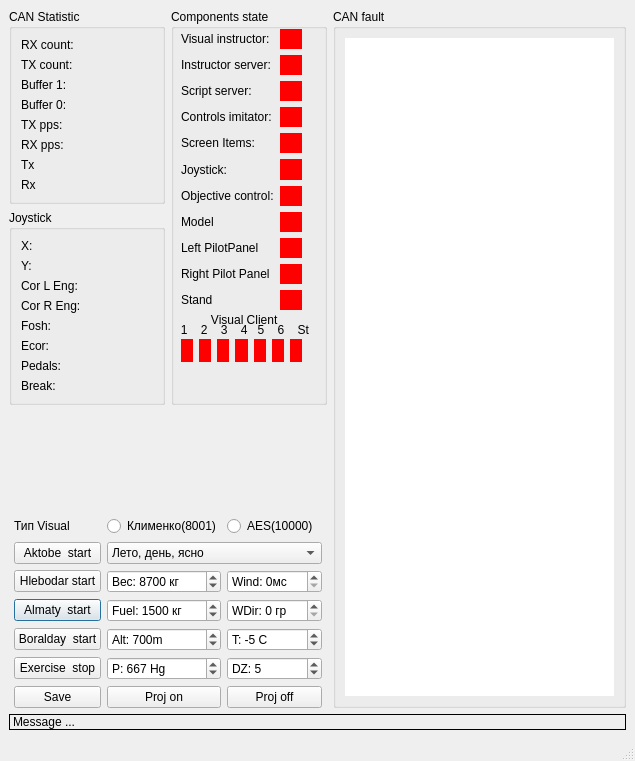
<?xml version="1.0" encoding="UTF-8"?>
<ui version="4.0">
 <class>Helicopter_MainWindow</class>
 <widget class="QMainWindow" name="Helicopter_MainWindow">
  <property name="geometry">
   <rect>
    <x>0</x>
    <y>0</y>
    <width>635</width>
    <height>761</height>
   </rect>
  </property>
  <property name="windowTitle">
   <string>MainWindow</string>
  </property>
  <widget class="QWidget" name="centralwidget">
   <layout class="QGridLayout" name="gridLayout_5">
    <item row="0" column="0">
     <layout class="QGridLayout" name="gridLayout_4">
      <item row="0" column="0">
       <layout class="QHBoxLayout" name="horizontalLayout">
        <property name="leftMargin">
         <number>0</number>
        </property>
        <item>
         <layout class="QGridLayout" name="gridLayout_2">
          <item row="0" column="0">
           <widget class="QGroupBox" name="NetStatGroupBox">
            <property name="title">
             <string>CAN Statistic</string>
            </property>
            <layout class="QVBoxLayout" name="verticalLayout">
             <property name="leftMargin">
              <number>9</number>
             </property>
             <item>
              <widget class="QLabel" name="label_RXcnt">
               <property name="text">
                <string>RX count:</string>
               </property>
              </widget>
             </item>
             <item>
              <widget class="QLabel" name="label_TXcnt">
               <property name="sizePolicy">
                <sizepolicy hsizetype="Preferred" vsizetype="Minimum">
                 <horstretch>0</horstretch>
                 <verstretch>0</verstretch>
                </sizepolicy>
               </property>
               <property name="text">
                <string>TX count:</string>
               </property>
               <property name="scaledContents">
                <bool>false</bool>
               </property>
               <property name="wordWrap">
                <bool>false</bool>
               </property>
              </widget>
             </item>
             <item>
              <widget class="QLabel" name="label_CANbuffer_1">
               <property name="text">
                <string>Buffer 1:</string>
               </property>
              </widget>
             </item>
             <item>
              <widget class="QLabel" name="label_CANbuffer_0">
               <property name="text">
                <string>Buffer 0:</string>
               </property>
              </widget>
             </item>
             <item>
              <widget class="QLabel" name="label_TXpps">
               <property name="text">
                <string>TX pps:</string>
               </property>
              </widget>
             </item>
             <item>
              <widget class="QLabel" name="label_RXpps">
               <property name="text">
                <string>RX pps:</string>
               </property>
              </widget>
             </item>
             <item>
              <widget class="QLabel" name="lblTx">
               <property name="text">
                <string>Tx</string>
               </property>
              </widget>
             </item>
             <item>
              <widget class="QLabel" name="lblRx">
               <property name="text">
                <string>Rx</string>
               </property>
              </widget>
             </item>
            </layout>
           </widget>
          </item>
          <item row="1" column="0">
           <widget class="QGroupBox" name="JoystickGroupBox">
            <property name="title">
             <string>Joystick</string>
            </property>
            <layout class="QVBoxLayout" name="verticalLayout_3">
             <item>
              <widget class="QLabel" name="labelX">
               <property name="text">
                <string>X:</string>
               </property>
              </widget>
             </item>
             <item>
              <widget class="QLabel" name="labelY">
               <property name="text">
                <string>Y:</string>
               </property>
              </widget>
             </item>
             <item>
              <widget class="QLabel" name="labelCorLEng">
               <property name="text">
                <string>Cor L Eng:</string>
               </property>
              </widget>
             </item>
             <item>
              <widget class="QLabel" name="labelCorREng">
               <property name="text">
                <string>Cor R Eng:</string>
               </property>
              </widget>
             </item>
             <item>
              <widget class="QLabel" name="labelFosh">
               <property name="text">
                <string>Fosh:</string>
               </property>
              </widget>
             </item>
             <item>
              <widget class="QLabel" name="labelEcor">
               <property name="text">
                <string>Ecor:</string>
               </property>
              </widget>
             </item>
             <item>
              <widget class="QLabel" name="labelXp">
               <property name="text">
                <string>Pedals:</string>
               </property>
              </widget>
             </item>
             <item>
              <widget class="QLabel" name="labelBreak">
               <property name="text">
                <string>Break:</string>
               </property>
              </widget>
             </item>
            </layout>
           </widget>
          </item>
          <item row="2" column="0">
           <spacer name="verticalSpacer">
            <property name="orientation">
             <enum>Qt::Vertical</enum>
            </property>
            <property name="sizeHint" stdset="0">
             <size>
              <width>20</width>
              <height>40</height>
             </size>
            </property>
           </spacer>
          </item>
          <item row="3" column="0" colspan="2">
           <layout class="QGridLayout" name="gridLayout">
            <property name="leftMargin">
             <number>5</number>
            </property>
            <property name="rightMargin">
             <number>5</number>
            </property>
            <item row="2" column="1">
             <widget class="QSpinBox" name="Weight">
              <property name="toolTip">
               <string>Взлетный вес вертолета</string>
              </property>
              <property name="suffix">
               <string> кг</string>
              </property>
              <property name="prefix">
               <string>Вес: </string>
              </property>
              <property name="minimum">
               <number>7100</number>
              </property>
              <property name="maximum">
               <number>13500</number>
              </property>
              <property name="singleStep">
               <number>100</number>
              </property>
              <property name="value">
               <number>8700</number>
              </property>
             </widget>
            </item>
            <item row="3" column="2">
             <widget class="QSpinBox" name="WindDir">
              <property name="toolTip">
               <string>Направление ветра в градусах</string>
              </property>
              <property name="suffix">
               <string> гр</string>
              </property>
              <property name="prefix">
               <string>WDir: </string>
              </property>
              <property name="maximum">
               <number>359</number>
              </property>
              <property name="singleStep">
               <number>30</number>
              </property>
             </widget>
            </item>
            <item row="4" column="1">
             <widget class="QSpinBox" name="Alt">
              <property name="toolTip">
               <string>Высота над уровнем моря</string>
              </property>
              <property name="suffix">
               <string>m</string>
              </property>
              <property name="prefix">
               <string>Alt: </string>
              </property>
              <property name="maximum">
               <number>6000</number>
              </property>
              <property name="singleStep">
               <number>100</number>
              </property>
              <property name="value">
               <number>700</number>
              </property>
             </widget>
            </item>
            <item row="0" column="1">
             <widget class="QRadioButton" name="rb8001">
              <property name="text">
               <string>Клименко(8001)</string>
              </property>
             </widget>
            </item>
            <item row="4" column="2">
             <widget class="QSpinBox" name="Temp">
              <property name="toolTip">
               <string>Температура</string>
              </property>
              <property name="suffix">
               <string> C</string>
              </property>
              <property name="prefix">
               <string>T: </string>
              </property>
              <property name="minimum">
               <number>-50</number>
              </property>
              <property name="maximum">
               <number>50</number>
              </property>
              <property name="value">
               <number>-5</number>
              </property>
             </widget>
            </item>
            <item row="2" column="0">
             <widget class="QPushButton" name="ExStartButton_4">
              <property name="text">
               <string>Hlebodar start</string>
              </property>
             </widget>
            </item>
            <item row="7" column="1">
             <widget class="QPushButton" name="Projector_ON">
              <property name="text">
               <string>Proj on</string>
              </property>
             </widget>
            </item>
            <item row="5" column="2">
             <widget class="QSpinBox" name="DZ">
              <property name="toolTip">
               <string>Мертвая зона на ручке</string>
              </property>
              <property name="statusTip">
               <string/>
              </property>
              <property name="prefix">
               <string>DZ: </string>
              </property>
              <property name="maximum">
               <number>10</number>
              </property>
              <property name="value">
               <number>5</number>
              </property>
             </widget>
            </item>
            <item row="5" column="1">
             <widget class="QSpinBox" name="Press">
              <property name="toolTip">
               <string>Давление</string>
              </property>
              <property name="suffix">
               <string> Hg</string>
              </property>
              <property name="prefix">
               <string>P: </string>
              </property>
              <property name="minimum">
               <number>300</number>
              </property>
              <property name="maximum">
               <number>790</number>
              </property>
              <property name="singleStep">
               <number>5</number>
              </property>
              <property name="value">
               <number>667</number>
              </property>
             </widget>
            </item>
            <item row="3" column="1">
             <widget class="QSpinBox" name="Fuel">
              <property name="toolTip">
               <string>Заправка топливом</string>
              </property>
              <property name="suffix">
               <string> кг</string>
              </property>
              <property name="prefix">
               <string>Fuel: </string>
              </property>
              <property name="minimum">
               <number>270</number>
              </property>
              <property name="maximum">
               <number>3600</number>
              </property>
              <property name="singleStep">
               <number>100</number>
              </property>
              <property name="value">
               <number>1500</number>
              </property>
             </widget>
            </item>
            <item row="0" column="2">
             <widget class="QRadioButton" name="rb10000">
              <property name="text">
               <string>AES(10000)</string>
              </property>
             </widget>
            </item>
            <item row="5" column="0">
             <widget class="QPushButton" name="ExStopButton">
              <property name="text">
               <string>Exercise  stop</string>
              </property>
             </widget>
            </item>
            <item row="7" column="0">
             <widget class="QPushButton" name="Save">
              <property name="text">
               <string>Save</string>
              </property>
              <property name="checkable">
               <bool>true</bool>
              </property>
             </widget>
            </item>
            <item row="1" column="1" colspan="2">
             <widget class="QComboBox" name="weather">
              <item>
               <property name="text">
                <string>Лето, день, ясно</string>
               </property>
              </item>
              <item>
               <property name="text">
                <string>Лето, день, облачно 5</string>
               </property>
              </item>
              <item>
               <property name="text">
                <string>Лето, ночь, ясно</string>
               </property>
              </item>
              <item>
               <property name="text">
                <string>Зима, день, облачность 10</string>
               </property>
              </item>
             </widget>
            </item>
            <item row="3" column="0">
             <widget class="QPushButton" name="ExStartButton_2">
              <property name="text">
               <string>Almaty  start</string>
              </property>
              <property name="default">
               <bool>true</bool>
              </property>
             </widget>
            </item>
            <item row="1" column="0">
             <widget class="QPushButton" name="ExStartButton_1">
              <property name="text">
               <string>Aktobe  start</string>
              </property>
             </widget>
            </item>
            <item row="7" column="2">
             <widget class="QPushButton" name="Projector_OFF">
              <property name="text">
               <string>Proj off</string>
              </property>
             </widget>
            </item>
            <item row="2" column="2">
             <widget class="QSpinBox" name="Wind">
              <property name="toolTip">
               <string>Скорость ветра</string>
              </property>
              <property name="suffix">
               <string>мс</string>
              </property>
              <property name="prefix">
               <string>Wind: </string>
              </property>
              <property name="maximum">
               <number>20</number>
              </property>
             </widget>
            </item>
            <item row="0" column="0">
             <widget class="QLabel" name="label">
              <property name="text">
               <string>Тип Visual</string>
              </property>
             </widget>
            </item>
            <item row="4" column="0">
             <widget class="QPushButton" name="ExStartButton_3">
              <property name="text">
               <string>Boralday  start</string>
              </property>
              <property name="autoDefault">
               <bool>true</bool>
              </property>
              <property name="default">
               <bool>false</bool>
              </property>
             </widget>
            </item>
           </layout>
          </item>
          <item row="0" column="2" rowspan="4">
           <widget class="QGroupBox" name="horizontalGroupBox_2">
            <property name="title">
             <string>CAN fault</string>
            </property>
            <layout class="QHBoxLayout" name="horizontalLayout_2">
             <item>
              <widget class="QListWidget" name="lst_Fault">
               <property name="enabled">
                <bool>true</bool>
               </property>
               <property name="frameShape">
                <enum>QFrame::NoFrame</enum>
               </property>
               <property name="lineWidth">
                <number>1</number>
               </property>
               <property name="modelColumn">
                <number>0</number>
               </property>
              </widget>
             </item>
            </layout>
           </widget>
          </item>
          <item row="0" column="1" rowspan="2">
           <widget class="QGroupBox" name="ComponentsGroupBox">
            <property name="sizePolicy">
             <sizepolicy hsizetype="Preferred" vsizetype="Preferred">
              <horstretch>0</horstretch>
              <verstretch>0</verstretch>
             </sizepolicy>
            </property>
            <property name="minimumSize">
             <size>
              <width>139</width>
              <height>0</height>
             </size>
            </property>
            <property name="title">
             <string>Components state</string>
            </property>
            <widget class="QWidget" name="layoutWidget">
             <property name="geometry">
              <rect>
               <x>10</x>
               <y>20</y>
               <width>121</width>
               <height>281</height>
              </rect>
             </property>
             <layout class="QGridLayout" name="gridLayout_3">
              <item row="4" column="1">
               <widget class="QLabel" name="lblScreenItemsStatus">
                <property name="font">
                 <font>
                  <pointsize>10</pointsize>
                 </font>
                </property>
                <property name="styleSheet">
                 <string notr="true">background-color: red</string>
                </property>
                <property name="text">
                 <string/>
                </property>
               </widget>
              </item>
              <item row="2" column="0">
               <widget class="QLabel" name="lblScriptServer">
                <property name="text">
                 <string>Script server:</string>
                </property>
               </widget>
              </item>
              <item row="6" column="0">
               <widget class="QLabel" name="lblObjControl">
                <property name="text">
                 <string>Objective control:</string>
                </property>
               </widget>
              </item>
              <item row="1" column="0">
               <widget class="QLabel" name="lblInstructor">
                <property name="text">
                 <string>Instructor server:</string>
                </property>
               </widget>
              </item>
              <item row="10" column="0">
               <widget class="QLabel" name="label_2">
                <property name="text">
                 <string>Stand</string>
                </property>
               </widget>
              </item>
              <item row="4" column="0">
               <widget class="QLabel" name="lblScreenItems">
                <property name="text">
                 <string>Screen Items:</string>
                </property>
               </widget>
              </item>
              <item row="3" column="1">
               <widget class="QLabel" name="lblOUStatus">
                <property name="font">
                 <font>
                  <pointsize>10</pointsize>
                 </font>
                </property>
                <property name="styleSheet">
                 <string notr="true">background-color: red</string>
                </property>
                <property name="text">
                 <string/>
                </property>
               </widget>
              </item>
              <item row="1" column="1">
               <widget class="QLabel" name="lblInstructorStatus">
                <property name="font">
                 <font>
                  <pointsize>10</pointsize>
                 </font>
                </property>
                <property name="styleSheet">
                 <string notr="true">background-color: red</string>
                </property>
                <property name="text">
                 <string/>
                </property>
               </widget>
              </item>
              <item row="5" column="0">
               <widget class="QLabel" name="lblJoystick">
                <property name="text">
                 <string>Joystick:</string>
                </property>
               </widget>
              </item>
              <item row="0" column="1">
               <widget class="QLabel" name="lblImagerStatus">
                <property name="font">
                 <font>
                  <pointsize>10</pointsize>
                 </font>
                </property>
                <property name="styleSheet">
                 <string notr="true">background-color: red</string>
                </property>
                <property name="text">
                 <string/>
                </property>
               </widget>
              </item>
              <item row="8" column="1">
               <widget class="QLabel" name="lblLPPStatus">
                <property name="font">
                 <font>
                  <pointsize>10</pointsize>
                 </font>
                </property>
                <property name="styleSheet">
                 <string notr="true">background-color: red</string>
                </property>
                <property name="text">
                 <string/>
                </property>
               </widget>
              </item>
              <item row="10" column="1">
               <widget class="QLabel" name="lblStand">
                <property name="styleSheet">
                 <string notr="true">background-color: red</string>
                </property>
                <property name="text">
                 <string/>
                </property>
               </widget>
              </item>
              <item row="9" column="1">
               <widget class="QLabel" name="lblRPPStatus">
                <property name="font">
                 <font>
                  <pointsize>10</pointsize>
                 </font>
                </property>
                <property name="styleSheet">
                 <string notr="true">background-color: red</string>
                </property>
                <property name="text">
                 <string/>
                </property>
               </widget>
              </item>
              <item row="7" column="1">
               <widget class="QLabel" name="lblModelStatus">
                <property name="font">
                 <font>
                  <pointsize>10</pointsize>
                 </font>
                </property>
                <property name="styleSheet">
                 <string notr="true">background-color: red</string>
                </property>
                <property name="text">
                 <string/>
                </property>
               </widget>
              </item>
              <item row="2" column="1">
               <widget class="QLabel" name="lblScriptServerStatus">
                <property name="font">
                 <font>
                  <pointsize>10</pointsize>
                 </font>
                </property>
                <property name="styleSheet">
                 <string notr="true">background-color: red</string>
                </property>
                <property name="text">
                 <string/>
                </property>
               </widget>
              </item>
              <item row="5" column="1">
               <widget class="QLabel" name="lblJoystickStatus">
                <property name="font">
                 <font>
                  <pointsize>10</pointsize>
                 </font>
                </property>
                <property name="styleSheet">
                 <string notr="true">background-color: red</string>
                </property>
                <property name="text">
                 <string/>
                </property>
               </widget>
              </item>
              <item row="0" column="0">
               <widget class="QLabel" name="lblImager">
                <property name="text">
                 <string>Visual instructor:</string>
                </property>
               </widget>
              </item>
              <item row="8" column="0">
               <widget class="QLabel" name="lblLPP">
                <property name="text">
                 <string>Left PilotPanel</string>
                </property>
               </widget>
              </item>
              <item row="3" column="0">
               <widget class="QLabel" name="lblOU">
                <property name="text">
                 <string>Controls imitator:</string>
                </property>
               </widget>
              </item>
              <item row="9" column="0">
               <widget class="QLabel" name="lblRPP">
                <property name="sizePolicy">
                 <sizepolicy hsizetype="Preferred" vsizetype="Preferred">
                  <horstretch>0</horstretch>
                  <verstretch>0</verstretch>
                 </sizepolicy>
                </property>
                <property name="text">
                 <string>Right Pilot Panel</string>
                </property>
               </widget>
              </item>
              <item row="7" column="0">
               <widget class="QLabel" name="lblModel">
                <property name="text">
                 <string>Model</string>
                </property>
               </widget>
              </item>
              <item row="6" column="1">
               <widget class="QLabel" name="lblObjControlStatus">
                <property name="font">
                 <font>
                  <pointsize>10</pointsize>
                 </font>
                </property>
                <property name="styleSheet">
                 <string notr="true">background-color: red</string>
                </property>
                <property name="text">
                 <string/>
                </property>
               </widget>
              </item>
             </layout>
            </widget>
            <widget class="QLabel" name="lblImager_2">
             <property name="geometry">
              <rect>
               <x>20</x>
               <y>300</y>
               <width>101</width>
               <height>21</height>
              </rect>
             </property>
             <property name="text">
              <string>      Visual Client   </string>
             </property>
            </widget>
            <widget class="QLabel" name="lblImager_3">
             <property name="geometry">
              <rect>
               <x>0</x>
               <y>310</y>
               <width>161</width>
               <height>21</height>
              </rect>
             </property>
             <property name="text">
              <string>   1    2    3    4   5    6    St</string>
             </property>
            </widget>
            <widget class="QWidget" name="layoutWidget">
             <property name="geometry">
              <rect>
               <x>10</x>
               <y>330</y>
               <width>121</width>
               <height>23</height>
              </rect>
             </property>
             <layout class="QHBoxLayout" name="horizontalLayout_3">
              <item>
               <widget class="QLabel" name="lblImagerStatus_1">
                <property name="font">
                 <font>
                  <pointsize>10</pointsize>
                 </font>
                </property>
                <property name="styleSheet">
                 <string notr="true">background-color: red</string>
                </property>
                <property name="text">
                 <string/>
                </property>
               </widget>
              </item>
              <item>
               <widget class="QLabel" name="lblImagerStatus_2">
                <property name="font">
                 <font>
                  <pointsize>10</pointsize>
                 </font>
                </property>
                <property name="styleSheet">
                 <string notr="true">background-color: red</string>
                </property>
                <property name="text">
                 <string/>
                </property>
               </widget>
              </item>
              <item>
               <widget class="QLabel" name="lblImagerStatus_3">
                <property name="font">
                 <font>
                  <pointsize>10</pointsize>
                 </font>
                </property>
                <property name="styleSheet">
                 <string notr="true">background-color: red</string>
                </property>
                <property name="text">
                 <string/>
                </property>
               </widget>
              </item>
              <item>
               <widget class="QLabel" name="lblImagerStatus_4">
                <property name="font">
                 <font>
                  <pointsize>10</pointsize>
                 </font>
                </property>
                <property name="styleSheet">
                 <string notr="true">background-color: red</string>
                </property>
                <property name="text">
                 <string/>
                </property>
               </widget>
              </item>
              <item>
               <widget class="QLabel" name="lblImagerStatus_5">
                <property name="font">
                 <font>
                  <pointsize>10</pointsize>
                 </font>
                </property>
                <property name="styleSheet">
                 <string notr="true">background-color: red</string>
                </property>
                <property name="text">
                 <string/>
                </property>
               </widget>
              </item>
              <item>
               <widget class="QLabel" name="lblImagerStatus_6">
                <property name="font">
                 <font>
                  <pointsize>10</pointsize>
                 </font>
                </property>
                <property name="styleSheet">
                 <string notr="true">background-color: red</string>
                </property>
                <property name="text">
                 <string/>
                </property>
               </widget>
              </item>
              <item>
               <widget class="QLabel" name="lblImagerStatus_stend">
                <property name="font">
                 <font>
                  <pointsize>10</pointsize>
                 </font>
                </property>
                <property name="styleSheet">
                 <string notr="true">background-color: red</string>
                </property>
                <property name="text">
                 <string/>
                </property>
               </widget>
              </item>
             </layout>
            </widget>
           </widget>
          </item>
         </layout>
        </item>
       </layout>
      </item>
      <item row="1" column="0">
       <widget class="QLabel" name="labelMsg">
        <property name="sizePolicy">
         <sizepolicy hsizetype="Preferred" vsizetype="Fixed">
          <horstretch>0</horstretch>
          <verstretch>0</verstretch>
         </sizepolicy>
        </property>
        <property name="frameShape">
         <enum>QFrame::Box</enum>
        </property>
        <property name="text">
         <string>Message ...</string>
        </property>
       </widget>
      </item>
     </layout>
    </item>
   </layout>
  </widget>
  <widget class="QStatusBar" name="statusBar"/>
 </widget>
 <tabstops>
  <tabstop>ExStartButton_1</tabstop>
  <tabstop>ExStartButton_4</tabstop>
  <tabstop>ExStartButton_2</tabstop>
  <tabstop>ExStartButton_3</tabstop>
  <tabstop>ExStopButton</tabstop>
  <tabstop>Save</tabstop>
  <tabstop>Projector_ON</tabstop>
  <tabstop>Projector_OFF</tabstop>
  <tabstop>rb8001</tabstop>
  <tabstop>rb10000</tabstop>
  <tabstop>weather</tabstop>
  <tabstop>Weight</tabstop>
  <tabstop>Wind</tabstop>
  <tabstop>Fuel</tabstop>
  <tabstop>WindDir</tabstop>
  <tabstop>Alt</tabstop>
  <tabstop>Temp</tabstop>
  <tabstop>Press</tabstop>
  <tabstop>DZ</tabstop>
  <tabstop>lst_Fault</tabstop>
 </tabstops>
 <resources/>
 <connections/>
</ui>
